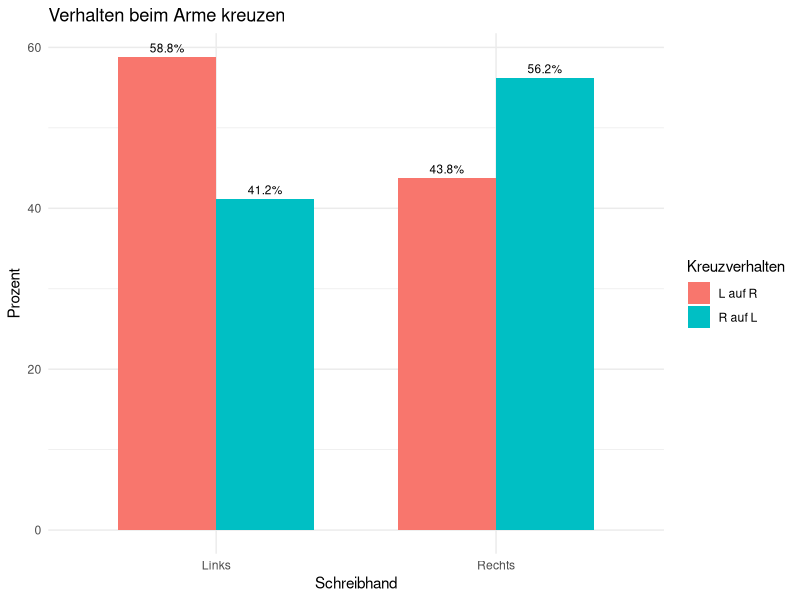

Reproduce this figure in R.
library("MASS")
library(ggplot2)

# Spalten umbennen
colnames(survey) <- c("sex", "wr_span", "nwr_span", "wr_hand", "fold_top", "pulse", "clap_top", "exercise_freq", "smoke_freq", "height", "unit", "age");
fold <- survey[c(4,5)]
fold <- fold[fold$fold_top != "Neither", ]
fold$fold_top <- droplevels(fold$fold_top)
fold <- na.omit(fold)

# Levels umbennen
fold$wr_hand <- ifelse(fold$wr_hand == "Left", "Links", "Rechts")
fold$fold_top <- ifelse(fold$fold_top == "L on R", "L auf R", "R auf L")

# Wahrscheinlichkeistwerte in Tabelle speichern
fold_summary <- table(fold$wr_hand, fold$fold_top)
fold_summary <- prop.table(fold_summary, margin = 1) * 100
fold_summary <- as.data.frame(fold_summary)
names(fold_summary) <- c("wr_hand", "fold_top", "percentage")

# Barplot erstellen
ggplot(fold_summary, aes(x = wr_hand, y = percentage, fill = fold_top)) +
  geom_bar(stat = "identity", position = "dodge", width = 0.7) +
  geom_text(aes(label = paste0(round(percentage, 1), "%")),
            position = position_dodge(width = 0.7), vjust = -0.5, size = 3) +
  labs(title = "Verhalten beim Arme kreuzen",
       x = "Schreibhand",
       y = "Prozent",
       fill = "Kreuzverhalten") +
  theme_minimal()